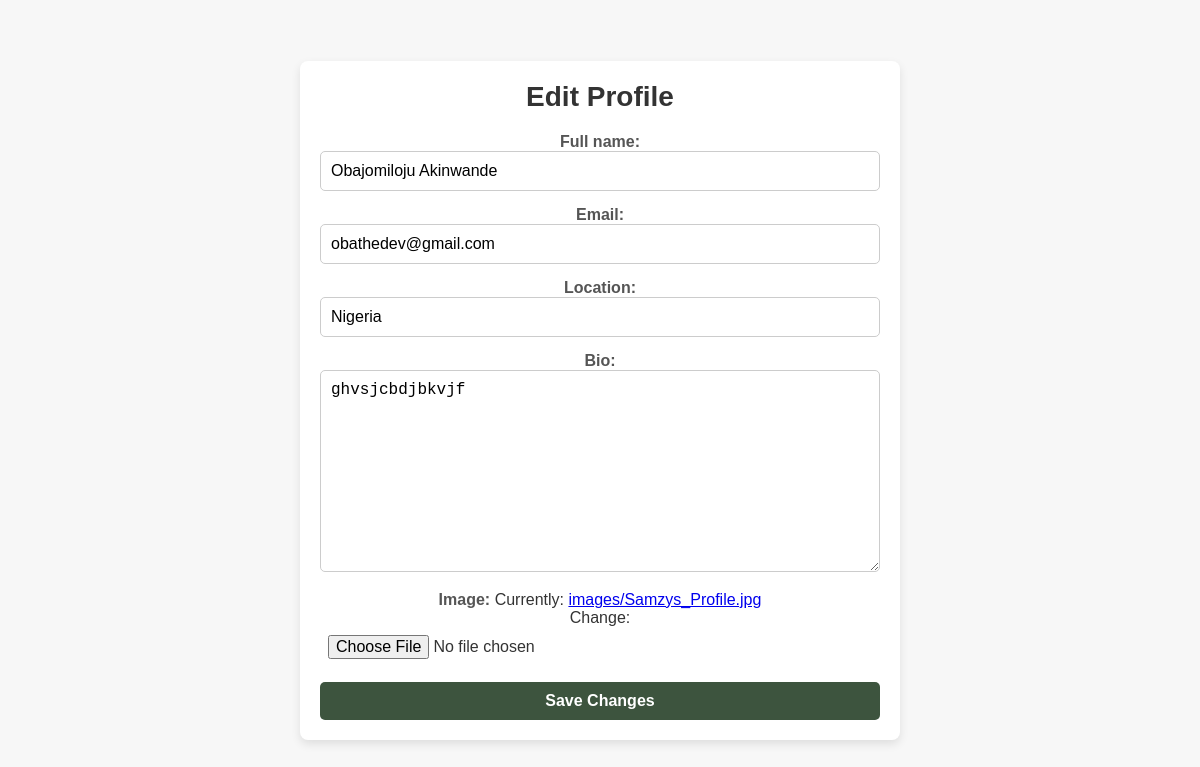
Screenshot of /profile/ (signed in) with the database file from the repository.
### core/models.py (models this page shows, shortened)
class Profile(models.Model):
    user = models.OneToOneField(User, on_delete=models.CASCADE)
    full_name = models.CharField(max_length=100, default=1)
    email = models.EmailField(default=1)  # Adding the email field
    location = models.CharField(max_length=100, blank=True, null=True)  # Adding the location field
    bio = models.TextField(blank=True, null=True)
    image = models.ImageField(upload_to='images/', default='ProfilePicture.png')

### core/views.py (the view)
# urls.py: path('profile/', views.create_or_edit_profile, name='profile'),
@login_required
def create_or_edit_profile(request):
    profile, created = Profile.objects.get_or_create(user=request.user)
    if request.method == 'POST':
        form = ProfileForm(request.POST, request.FILES, instance=profile)
        if form.is_valid():
            form.save()
            messages.success(request, 'Profile updated successfully!')
            return redirect('view_profile')
        else:
            messages.error(request, 'Please correct the errors below.')
    else:
        form = ProfileForm(instance=profile)
    return render(request, 'profile.html', {'form': form})

### core/forms.py
class ProfileForm(forms.ModelForm):
    class Meta:
        model = Profile
        fields = ['full_name', 'email', 'location', 'bio', 'image']

### templates/profile.html (shortened to what this page needs)
<!DOCTYPE html>
<html lang="en">
<head>
    {% load static %}
    <link rel="stylesheet" href="{% static 'css/profile.css' %}">
</head>
<body>
    <div class="profile-container">
        <h2>Edit Profile</h2>
        <form method="POST" enctype="multipart/form-data">
            {{ form.as_p }}
            <button type="submit" class="edit-btn">Save Changes</button>
        </form>
    </div>
</body>
</html>

### static/css/profile.css (style rules this page uses)
* { margin: 0; padding: 0; box-sizing: border-box; }
body { font-family: Arial, sans-serif; background-color: #f7f7f7; color: #333; display: flex; justify-content: center; align-items: center; min-height: 100vh; padding: 20px; }
.profile-container { background-color: #fff; padding: 20px; border-radius: 8px; box-shadow: 0 4px 10px rgba(0, 0, 0, 0.1); width: 100%; max-width: 600px; text-align: center; }
.profile-container h2 { font-size: 28px; margin-bottom: 20px; color: #333; }
form { display: flex; flex-direction: column; gap: 15px; }
form input, form textarea, form button { padding: 10px; font-size: 16px; border-radius: 5px; border: 1px solid #ccc; width: 100%; }
form input[type="file"] { border: none; padding: 8px; }
.edit-btn { background-color: #3d543e !important; color: #fff; border: none; cursor: pointer; font-weight: bold; transition: background-color 0.3s ease; }
form label { font-weight: bold; margin-bottom: 5px; color: #555 !important; }

### rows the page displays
Profile: full_name "Obajomiloju Akinwande", email "obathedev@gmail.com", location "Nigeria", bio "ghvsjcbdjbkvjf"
